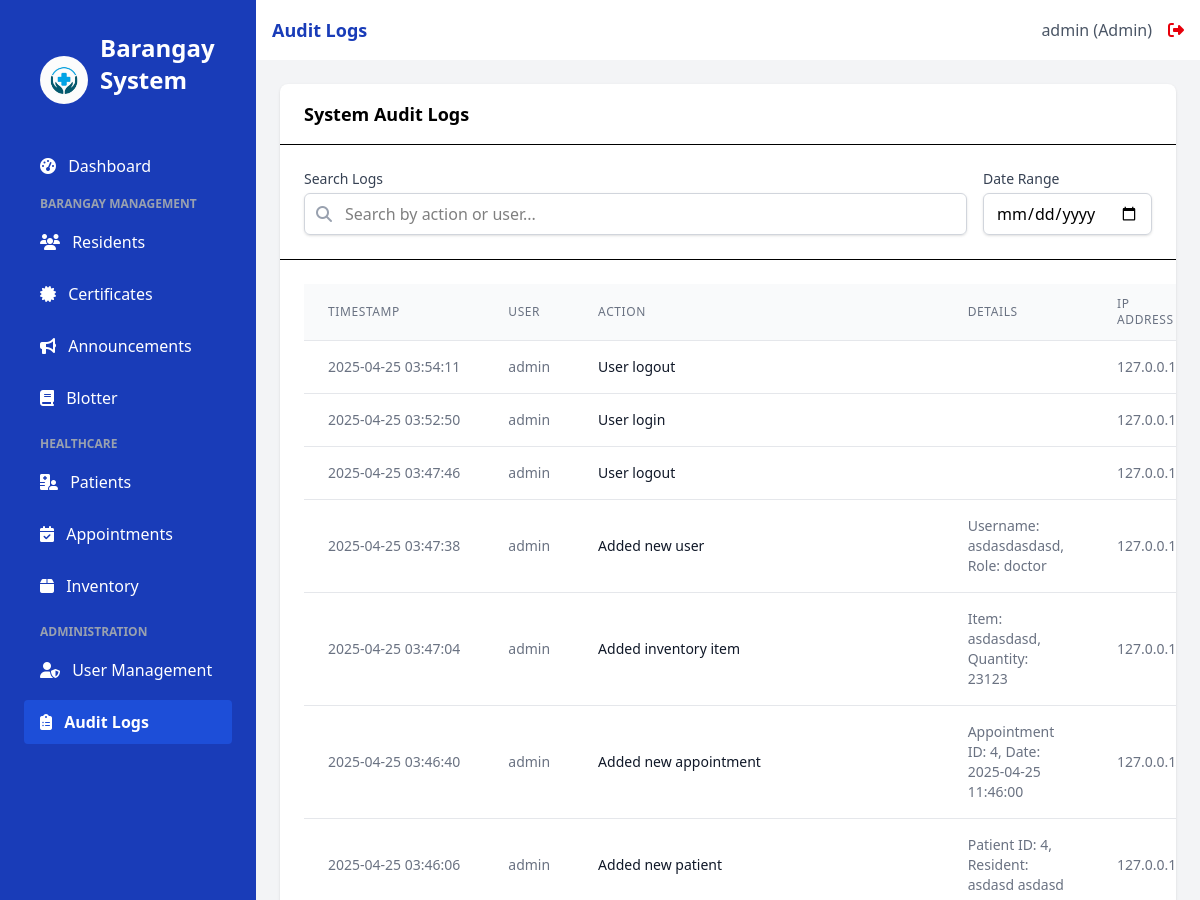
Before: /audit_logs (signed in, upper part) with the older database file.
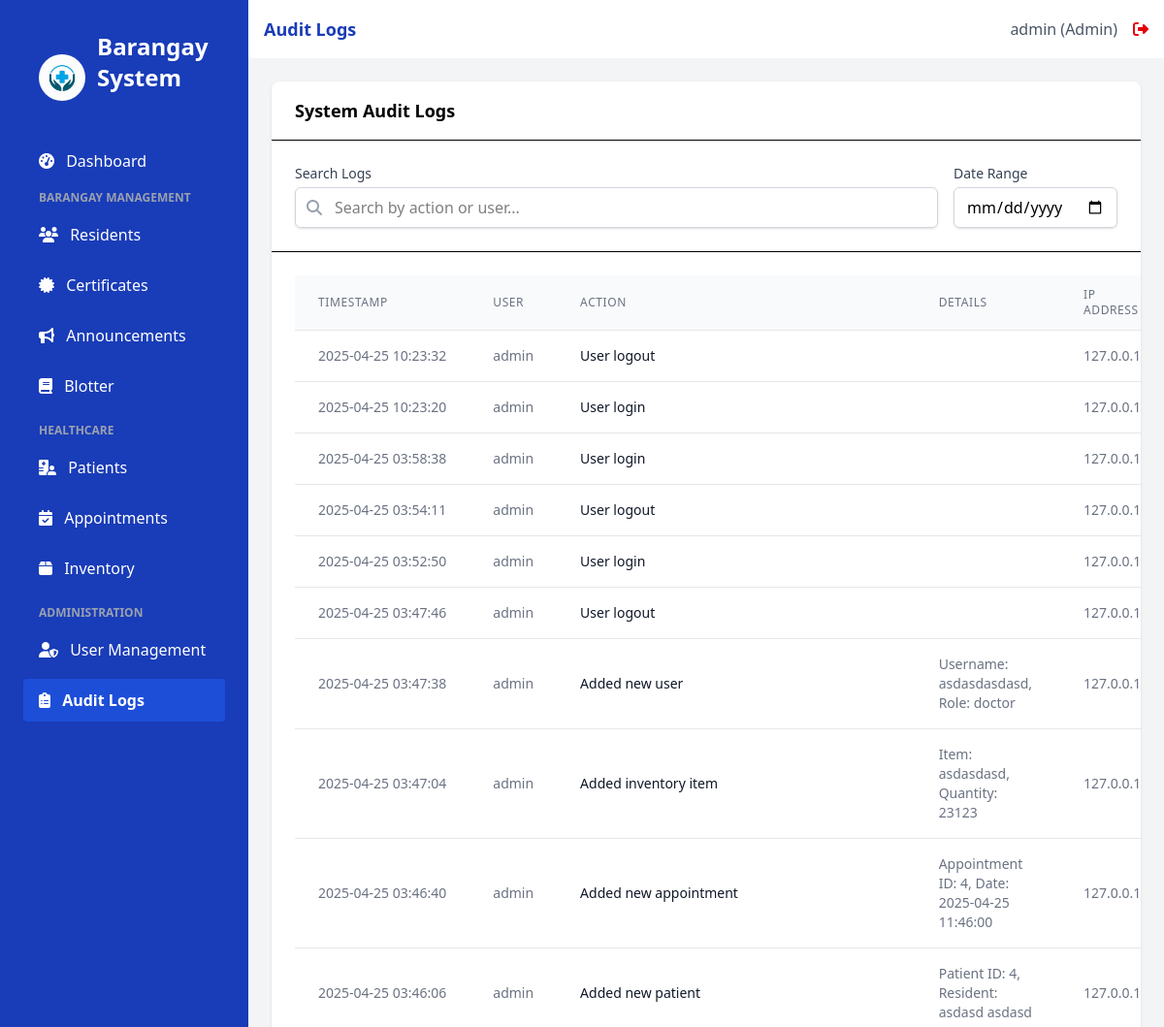
After: the same page with the newer database file.
### app.py (models this page shows, shortened)
class User(UserMixin, db.Model):
    id = db.Column(db.Integer, primary_key=True)
    username = db.Column(db.String(100), unique=True, nullable=False)
    email = db.Column(db.String(100), unique=True, nullable=False)
    password_hash = db.Column(db.String(200), nullable=False)
    role = db.Column(db.String(20), nullable=False, default='staff')  # admin, doctor, nurse, staff
    created_at = db.Column(db.DateTime, default=datetime.utcnow)
    issued_certificates = db.relationship('Certificate', backref='issuer', lazy=True)

class AuditLog(db.Model):
    id = db.Column(db.Integer, primary_key=True)
    user_id = db.Column(db.Integer, db.ForeignKey('user.id'))
    action = db.Column(db.String(100), nullable=False)
    details = db.Column(db.Text)
    ip_address = db.Column(db.String(50))
    timestamp = db.Column(db.DateTime, default=datetime.utcnow)
    user = db.relationship('User', backref='audit_logs')

### app.py (the view)
@app.route('/audit_logs')
@login_required
@role_required(['admin'])
def audit_logs():
    logs = AuditLog.query.order_by(AuditLog.timestamp.desc()).all()
    return render_template('audit_logs.html', title='Audit Logs', logs=logs)

### app.py (called while the page is built)
@login_manager.user_loader
def load_user(user_id):
    return User.query.get(int(user_id))

def role_required(roles):
    def decorator(f):
        @wraps(f)
        def decorated_function(*args, **kwargs):
            if not current_user.is_authenticated or current_user.role not in roles:
                flash('You do not have permission to access this page.', 'danger')
                return redirect(url_for('login'))
            return f(*args, **kwargs)
        return decorated_function
    return decorator

### templates/audit_logs.html
{% extends 'base.html' %}
{% block content %}
<div class="bg-white rounded-lg shadow">
    <div class="border-b px-6 py-4">
        <h2 class="font-semibold text-lg">System Audit Logs</h2>
    </div>
    <div class="p-6 border-b">
        <div class="flex flex-col md:flex-row gap-4">
            <div class="flex-1">
                <label for="search" class="block text-sm font-medium text-gray-700 mb-1">Search Logs</label>
                <div class="relative">
                    <div class="absolute inset-y-0 left-0 pl-3 flex items-center pointer-events-none">
                        <i class="fas fa-search text-gray-400"></i>
                    </div>
                    <input type="text" id="search" class="block w-full pl-10 pr-3 py-2 border border-gray-300 rounded-md shadow-sm focus:outline-none focus:ring-blue-500 focus:border-blue-500" placeholder="Search by action or user...">
                </div>
            </div>
            <div>
                <label for="dateRange" class="block text-sm font-medium text-gray-700 mb-1">Date Range</label>
                <input type="date" id="dateRange" class="block w-full px-3 py-2 border border-gray-300 rounded-md shadow-sm focus:outline-none focus:ring-blue-500 focus:border-blue-500">
            </div>
        </div>
    </div>
    <div class="p-6 overflow-x-auto">
        <table class="min-w-full divide-y divide-gray-200">
            <thead class="bg-gray-50">
                <tr>
                    <th scope="col" class="px-6 py-3 text-left text-xs font-medium text-gray-500 uppercase tracking-wider">Timestamp</th>
                    <th scope="col" class="px-6 py-3 text-left text-xs font-medium text-gray-500 uppercase tracking-wider">User</th>
                    <th scope="col" class="px-6 py-3 text-left text-xs font-medium text-gray-500 uppercase tracking-wider">Action</th>
                    <th scope="col" class="px-6 py-3 text-left text-xs font-medium text-gray-500 uppercase tracking-wider">Details</th>
                    <th scope="col" class="px-6 py-3 text-left text-xs font-medium text-gray-500 uppercase tracking-wider">IP Address</th>
                </tr>
            </thead>
            <tbody class="bg-white divide-y divide-gray-200">
                {% if logs %}
                    {% for log in logs %}
                    <tr>
                        <td class="px-6 py-4 whitespace-nowrap text-sm text-gray-500">
                            {{ log.timestamp.strftime('%Y-%m-%d %H:%M:%S') }}
                        </td>
                        <td class="px-6 py-4 whitespace-nowrap text-sm text-gray-500">
                            {{ log.user.username if log.user else 'System' }}
                        </td>
                        <td class="px-6 py-4 whitespace-nowrap text-sm font-medium text-gray-900">
                            {{ log.action }}
                        </td>
                        <td class="px-6 py-4 text-sm text-gray-500">
                            {{ log.details|truncate(100) if log.details }}
                        </td>
                        <td class="px-6 py-4 whitespace-nowrap text-sm text-gray-500">
                            {{ log.ip_address }}
                        </td>
                    </tr>
                    {% endfor %}
                {% else %}
                    <tr>
                        <td colspan="5" class="px-6 py-4 text-center text-sm text-gray-500">
                            No audit logs found.
                        </td>
                    </tr>
                {% endif %}
            </tbody>
        </table>
    </div>
</div>
{% endblock %}

### templates/base.html (shortened to what this page needs)
<!DOCTYPE html>
<html lang="en">
<head>
    <script src="https://cdn.jsdelivr.net/npm/@tailwindcss/browser@4"></script>
    <link rel="stylesheet" href="https://cdnjs.cloudflare.com/ajax/libs/font-awesome/6.4.0/css/all.min.css">
</head>
<body class="bg-gray-50 flex h-screen">
    <div class="bg-blue-800 text-white w-64 py-4 flex-shrink-0 hidden md:block">
        <div class="px-6">
            <div class="p-4 flex items-center">
                <img src="{{ url_for('static', filename='images/logo.jpg') }}" alt="Barangay Logo" class="h-12 w-12 mr-3 rounded-full">
                <h1 class="text-2xl font-bold mb-8">Barangay System</h1>
            </div>
            <nav>
                <a href="{{ url_for('index') }}" class="sidebar-link block py-2.5 px-4 rounded transition duration-200 {% if request.path == url_for('index') %}sidebar-active{% else %}hover:bg-blue-700{% endif %} mb-2">
                    <i class="fas fa-tachometer-alt mr-2"></i> Dashboard
                </a>
                {% if current_user.role != 'doctor' and current_user.role != 'nurse' %}
                <div class="mb-4">
                    <p class="text-xs uppercase text-gray-400 font-semibold mb-2 pl-4">Barangay Management</p>
                    <a href="{{ url_for('residents') }}" class="sidebar-link block py-2.5 px-4 rounded transition duration-200 {% if request.path == url_for('residents') %}sidebar-active{% else %}hover:bg-blue-700{% endif %} mb-2">
                        <i class="fas fa-users mr-2"></i> Residents
                    </a>
                    <a href="{{ url_for('certificates') }}" class="sidebar-link block py-2.5 px-4 rounded transition duration-200 {% if request.path == url_for('certificates') %}sidebar-active{% else %}hover:bg-blue-700{% endif %} mb-2">
                        <i class="fas fa-certificate mr-2"></i> Certificates
                    </a>
                    <a href="{{ url_for('announcements') }}" class="sidebar-link block py-2.5 px-4 rounded transition duration-200 {% if request.path == url_for('announcements') %}sidebar-active{% else %}hover:bg-blue-700{% endif %} mb-2">
                        <i class="fas fa-bullhorn mr-2"></i> Announcements
                    </a>
                    <a href="{{ url_for('blotter') }}" class="sidebar-link block py-2.5 px-4 rounded transition duration-200 {% if request.path.startswith('/blotter') %}sidebar-active{% else %}hover:bg-blue-700{% endif %} mb-2">
                        <i class="fas fa-book mr-2"></i> Blotter
                    </a>
                </div>
                {% endif %}
                {% if current_user.role != 'staff' %}
                <div class="mb-4">
                    <p class="text-xs uppercase text-gray-400 font-semibold mb-2 pl-4">Healthcare</p>
                    <a href="{{ url_for('patients') }}" class="sidebar-link block py-2.5 px-4 rounded transition duration-200 {% if request.path == url_for('patients') %}sidebar-active{% else %}hover:bg-blue-700{% endif %} mb-2">
                        <i class="fas fa-hospital-user mr-2"></i> Patients
                    </a>
                    <a href="{{ url_for('appointments') }}" class="sidebar-link block py-2.5 px-4 rounded transition duration-200 {% if request.path == url_for('appointments') %}sidebar-active{% else %}hover:bg-blue-700{% endif %} mb-2">
                        <i class="fas fa-calendar-check mr-2"></i> Appointments
                    </a>
                    <a href="{{ url_for('inventory') }}" class="sidebar-link block py-2.5 px-4 rounded transition duration-200 {% if request.path == url_for('inventory') %}sidebar-active{% else %}hover:bg-blue-700{% endif %} mb-2">
                        <i class="fas fa-box mr-2"></i> Inventory
                    </a>
                </div>
                {% endif %}
                {% if current_user.is_authenticated and current_user.role == 'admin' %}
                <div class="mb-4">
                    <p class="text-xs uppercase text-gray-400 font-semibold mb-2 pl-4">Administration</p>
                    <a href="{{ url_for('users') }}" class="sidebar-link block py-2.5 px-4 rounded transition duration-200 {% if request.path == url_for('users') %}sidebar-active{% else %}hover:bg-blue-700{% endif %} mb-2">
                        <i class="fas fa-user-shield mr-2"></i> User Management
                    </a>
                    <a href="{{ url_for('audit_logs') }}" class="sidebar-link block py-2.5 px-4 rounded transition duration-200 {% if request.path == url_for('audit_logs') %}sidebar-active{% else %}hover:bg-blue-700{% endif %} mb-2">
                        <i class="fas fa-clipboard-list mr-2"></i> Audit Logs
                    </a>
                </div>
                {% endif %}
            </nav>
        </div>
    </div>
    <div class="flex-1 flex flex-col overflow-hidden">
        <header class="bg-white shadow-sm py-4 px-4">
            <div class="flex items-center justify-between">
                <div class="text-lg font-semibold text-blue-800">{{ title }}</div>
                {% if current_user.is_authenticated %}
                <div class="flex items-center">
                    <span class="text-gray-600 mr-4">{{ current_user.username }} ({{ current_user.role|capitalize }})</span>
                    <a href="{{ url_for('logout') }}" class="text-red-600 hover:text-red-800">
                        <i class="fas fa-sign-out-alt"></i>
                    </a>
                </div>
                {% endif %}
            </div>
        </header>
        <main class="flex-1 overflow-x-hidden overflow-y-auto bg-gray-100 p-6">
            {% block content %}{% endblock %}
        </main>
    </div>
</body>
</html>

### templates/base.html (style rules this page uses)
.sidebar-active { background-color: #1D4ED8; color: white; font-weight: 600; }

Changed rows visible on the page:
added AuditLog: timestamp "2025-04-25 10:23:32", user "admin", action "User logout", ip_address "127.0.0.1"
added AuditLog: timestamp "2025-04-25 10:23:20", user "admin", action "User login", ip_address "127.0.0.1"
added AuditLog: timestamp "2025-04-25 03:58:38", user "admin", action "User login", ip_address "127.0.0.1"
